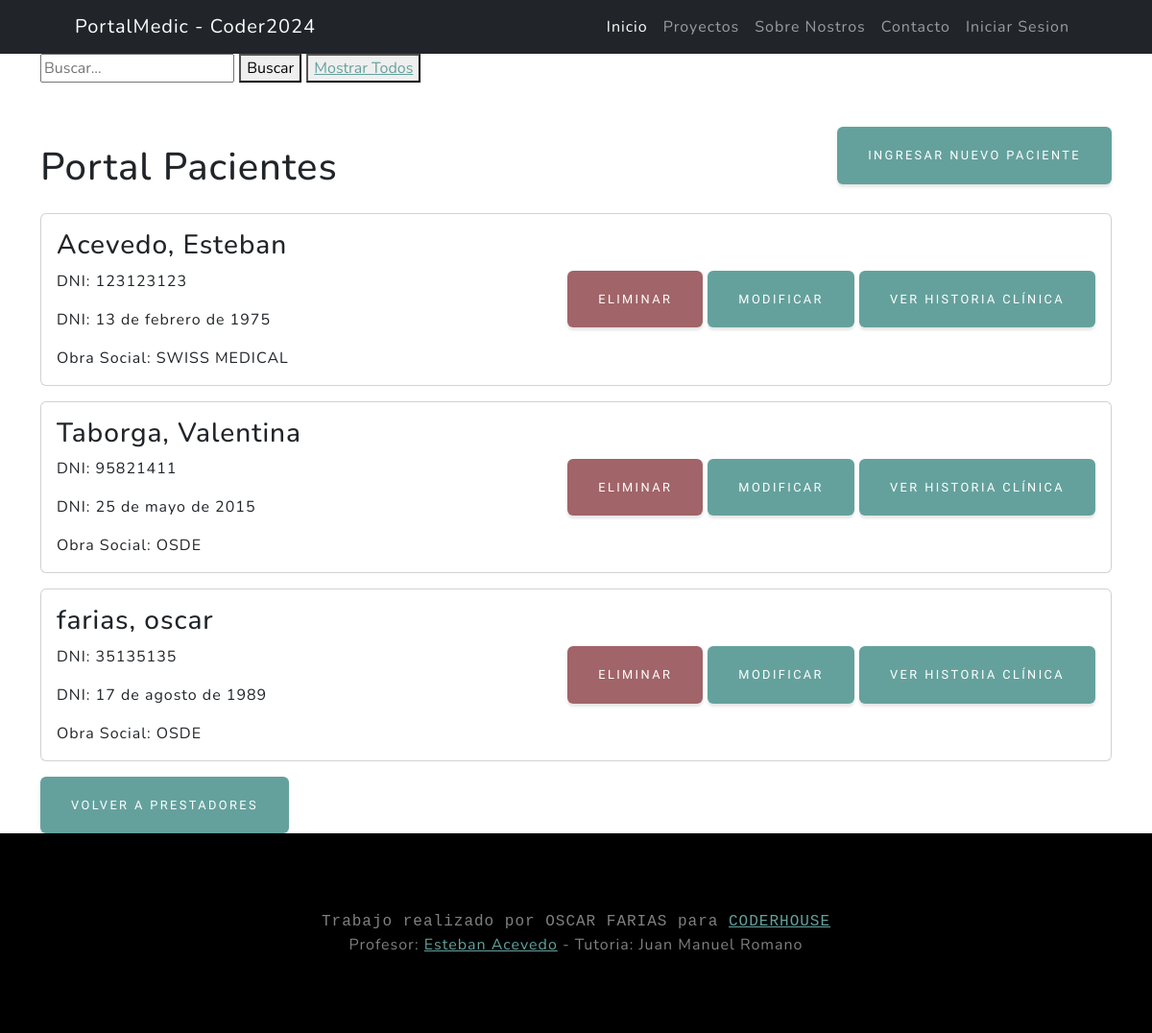
The app's page /pacientes/pacientes/list, older data.
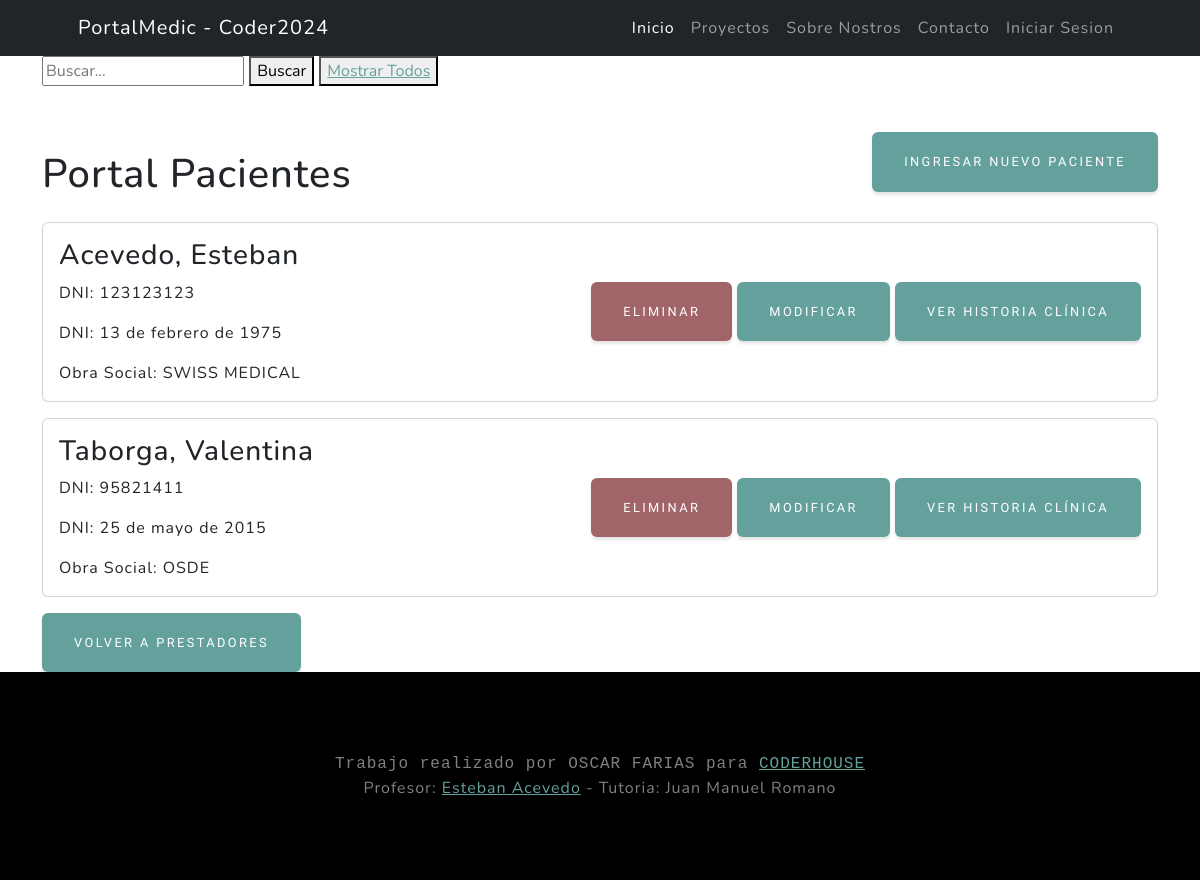
The same page, newer data.
### pacientes/models.py (models this page shows, shortened)
class Paciente(models.Model):
    nombre = models.CharField(max_length=50, null = False)
    apellido = models.CharField(max_length=50, null = False)
    DNI = models.IntegerField(unique=True, null=False)
    fecha_nacimiento = models.DateField(null=True, blank=True)
    telefono = models.IntegerField(null=True, blank=True)
    obraSocial = models.ForeignKey(ObraSocial, on_delete=models.SET_NULL, null=True, blank=True, verbose_name = "Socio ID", related_name="paciente_obrasocial")
    numeroAfiliado = models.CharField(max_length=50,null=False, blank=False, verbose_name="Numero de Afiliado")
    medico_tratante = models.ForeignKey("medicos.Medicos", on_delete=models.SET_NULL, null=True, blank=True, related_name="paciente_medicos")
    class Meta:
        verbose_name = "Paciente"
        verbose_name_plural = "Pacientes"

class ObraSocial(models.Model):
    obra_social = models.CharField(max_length=100,unique=True,null=False,blank=False)
    def __str__(self) -> str:
        return self.obra_social
    class Meta:
        verbose_name = "Obra Social"
        verbose_name_plural = "Obras Sociales"

### pacientes/views.py (the view)
# urls.py: path("pacientes/list", pacientes_list,name="pacientes_list" ),
def pacientes_list(request):
    query = request.GET.get('busqueda', '')
    if query:
        pacientes = Paciente.objects.filter(
            Q(nombre__icontains=query) |
            Q(apellido__icontains=query) |
            Q(DNI__icontains=query)
        )
    else:
        pacientes = Paciente.objects.all()
    return render(request, 'pacientes/pacientes_list.html', {'pacientes': pacientes})

### pacientes/templates/pacientes/pacientes_list.html (shortened to what this page needs)
{% extends 'core/base.html' %}
{% block content %}
<div class="container">
    <div class="pb-lg-3">
        <form action="{% url 'pacientes:pacientes_list' %}" method="get">
            <input type="" name="busqueda" placeholder="Buscar...">
            <button class="" type="submit">Buscar</button>
            <button class="" type="submit"><a href="{% url 'pacientes:pacientes_list' %}">Mostrar Todos</a></button>
        </form>
    </div>
    <div class="d-flex justify-content-between align-items-center">
        <h1 class="mt-5 mb-4">Portal Pacientes</h1>
        <a href="{% url 'pacientes:pacientes_create'%}" class="btn btn-primary">Ingresar Nuevo Paciente</a>
    </div>
    {% for paciente in pacientes %}
    <div class="card mb-3">
        <div class="card-body d-flex justify-content-between align-items-center">
            <div>
                <h3 class="card-title">{{paciente.apellido}}, {{ paciente.nombre }}</h3>
                <p class="card-text">DNI: {{ paciente.DNI }}</p>
                <p class="card-text">DNI: {{ paciente.fecha_nacimiento }}</p>
                <p class="card-text">Obra Social: {{ paciente.obraSocial }}</p>
            </div>
            <div>
                <form method="post" action="{% url 'pacientes:pacientes_confirm_delete' pk=paciente.id%}">
                    <button type="submit" class="btn btn-danger">Eliminar</button>
                <a href="{% url 'pacientes:pacientes_update' pk=paciente.id%}" class="btn btn-primary">Modificar</a>
                <a href="{% url 'pacientes:ver_historia' pk=paciente.id %}" class="btn btn-primary">Ver Historia Clínica</a>
                </form>
            </div>
        </div>
    </div>
    {% endfor %}
    <a href="{% url 'medicos:medicos_list' %}" class="btn btn-primary">Volver a Prestadores</a>
</div>
{% endblock content %}

### core/templates/core/base.html (shortened to what this page needs)
{% load static %}
<!DOCTYPE html>
<html lang="es">
<head>
    <link href="{% static 'core/css/styles.css' %}" rel="stylesheet" />
</head>
{% block navbar %}
<nav class="navbar navbar-expand-lg navbar-dark bg-dark">
    <div class="container px-5">
        <a class="navbar-brand" href="{% url 'core:index' %}">PortalMedic - Coder2024</a>
        <div class="collapse navbar-collapse" id="navbarSupportedContent">
            <ul class="navbar-nav ms-auto mb-2 mb-lg-0">
                <li class="nav-item"><a class="nav-link active" aria-current="page"
                        href="{% url 'core:index' %}">Inicio</a></li>
                <li class="nav-item"><a class="nav-link" href="#about">Proyectos</a></li>
                <li class="nav-item"><a class="nav-link" href="#projects">Sobre Nostros</a></li>
                <li class="nav-item"><a class="nav-link"
                        href="https://api.whatsapp.com/send/?phone=%2B5493814761261&text&type=phone_number&app_absent=0"
                        target="_blank">Contacto</a></li>
                {% if user.is_authenticated %}
                <form action="{% url 'core:logout' %}" method="POST">
                    {% csrf_token %}
                    <button type="submit" class="nav-link nav-item bg-black ">Cerrar Sesion</button>
                </form>
                <li class="nav-item"><a class="nav-link" href="">|| {{user.username.upper}} ||</a></li>
                {% else %}
                <li class="nav-item"><a class="nav-link" href="{% url 'core:login' %}">Iniciar Sesion</a></li>
                {% endif %}
            </ul>
        </div>
    </div>
</nav>
{% endblock navbar %}
<body>
    {% block content %}
    {% endblock content %}
</body>
{% block footer %}
<footer class="footer mt-auto bg-black big text-center text-white-50">
    <div class="container big px-4 px-lg-5 font-monospace">Trabajo realizado por OSCAR FARIAS para <a
            href="https://www.coderhouse.com/ar/">CODERHOUSE</a></div>
    <div class="container px-4 px-lg-5">Profesor: <a href="https://www.linkedin.com/in/esteban-acevedo-aberastain/?originalSubdomain=ar">Esteban Acevedo</a> - Tutoria: Juan Manuel Romano</div>
</footer>
{% endblock footer %}

Row changes from the older to the newer data that the page shows:
removed Paciente: apellido "farias", nombre "oscar", DNI "35135135", fecha_nacimiento "17 de agosto de 1989", obraSocial "OSDE"
